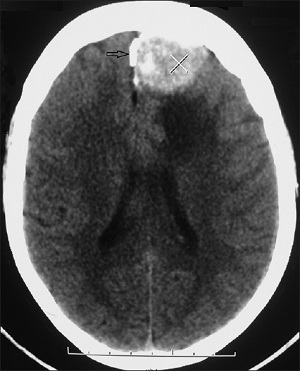
#> input picture OpenCV_code/images/brain_ct.jpg, 300 x 371 px
$ python simple_threshold.py
#> lines starting #> are read from the running program, lines starting #| are printed output that depends on the picture; after the words box and inside, x2 and y2 are one past the last pixel; in counts of white or black regions, pixels touching at a corner belong together
# -*- coding: utf-8 -*-
"""

@author: abhilash
"""
#import opencv library
import cv2 as cv
#import numpy as np

#read the image from computer
img = cv.imread('images/brain_ct.jpg')
#> img is the input picture: shape (371, 300, 3); mean B, G, R 91, 91, 91
cv.imshow("Original Image", img)

# perform simple threshold
thresh,thresh_img = cv.threshold(img,130,255,cv.THRESH_BINARY)
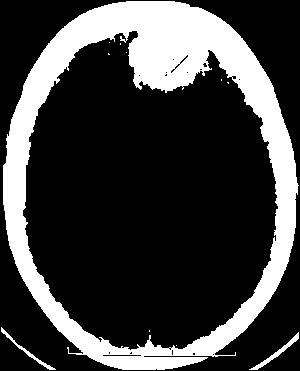
#> thresh_img: shape (371, 300, 3); 24.7% white; 11 white regions (8 under 20 px), largest, box (x1, y1, x2, y2) and area: (3, 1, 299, 370) 26966, (249, 332, 299, 370) 250, (1, 327, 56, 370) 208
cv.imshow("simple threshold Image",thresh_img)

$ run again, with OpenCV_code/images/abhi1.JPG copied over OpenCV_code/images/brain_ct.jpg
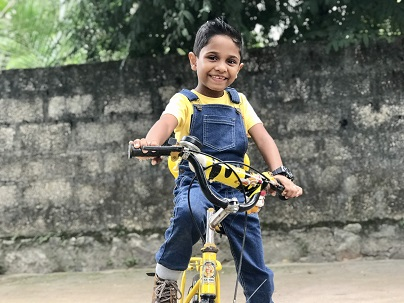
#> input picture OpenCV_code/images/abhi1.JPG, 404 x 303 px
#> img is the input picture: shape (303, 404, 3); mean B, G, R 109, 119.1, 116.7
#> `thresh,thresh_img = cv.threshold(img,130,255,cv.THRESH_BINARY)`:
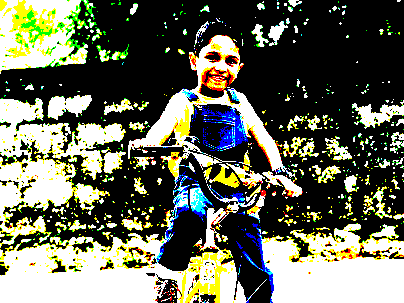
#> thresh_img: shape (303, 404, 3); mean B, G, R 90.4, 107.9, 104.8

$ run again, with OpenCV_code/images/abhi2.jpg copied over OpenCV_code/images/brain_ct.jpg
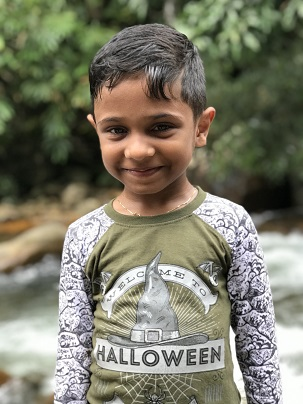
#> input picture OpenCV_code/images/abhi2.jpg, 303 x 404 px
#> img is the input picture: shape (404, 303, 3); mean B, G, R 105.3, 122.7, 124.1
#> `thresh,thresh_img = cv.threshold(img,130,255,cv.THRESH_BINARY)`:
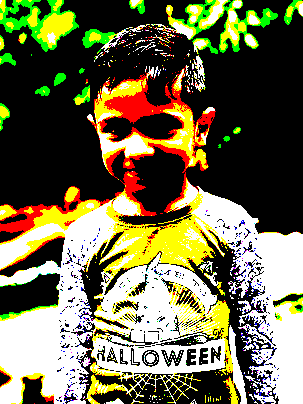
#> thresh_img: shape (404, 303, 3); mean B, G, R 75, 108.3, 111.9
